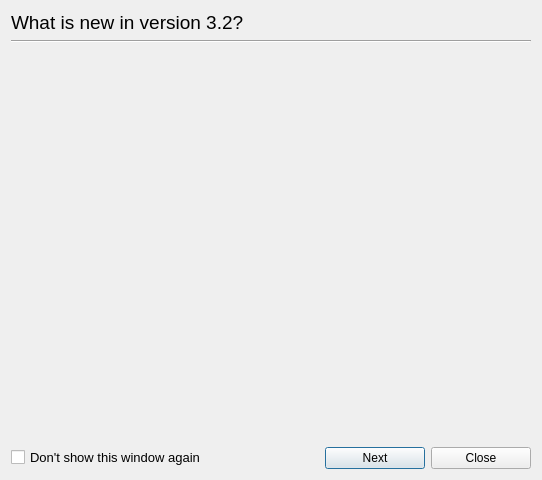
<?xml version="1.0" encoding="UTF-8"?>
<ui version="4.0">
 <class>WhatIsNewWindow</class>
 <widget class="QDialog" name="WhatIsNewWindow">
  <property name="geometry">
   <rect>
    <x>0</x>
    <y>0</y>
    <width>542</width>
    <height>480</height>
   </rect>
  </property>
  <property name="sizePolicy">
   <sizepolicy hsizetype="Preferred" vsizetype="Preferred">
    <horstretch>0</horstretch>
    <verstretch>0</verstretch>
   </sizepolicy>
  </property>
  <property name="maximumSize">
   <size>
    <width>542</width>
    <height>480</height>
   </size>
  </property>
  <property name="windowTitle">
   <string>New Features!</string>
  </property>
  <property name="windowIcon">
   <iconset resource="../resources.qrc">
    <normaloff>:/icons/gm-companion/icon256.png</normaloff>:/icons/gm-companion/icon256.png</iconset>
  </property>
  <layout class="QVBoxLayout" name="verticalLayout">
   <item>
    <widget class="QLabel" name="label">
     <property name="font">
      <font>
       <pointsize>14</pointsize>
      </font>
     </property>
     <property name="text">
      <string>What is new in version 3.2?</string>
     </property>
    </widget>
   </item>
   <item>
    <widget class="Line" name="line">
     <property name="orientation">
      <enum>Qt::Horizontal</enum>
     </property>
    </widget>
   </item>
   <item>
    <widget class="QStackedWidget" name="stackedWidget">
     <property name="currentIndex">
      <number>0</number>
     </property>
     <widget class="QWidget" name="page">
      <layout class="QVBoxLayout" name="verticalLayout_2"/>
     </widget>
    </widget>
   </item>
   <item>
    <spacer name="verticalSpacer">
     <property name="orientation">
      <enum>Qt::Vertical</enum>
     </property>
     <property name="sizeHint" stdset="0">
      <size>
       <width>20</width>
       <height>40</height>
      </size>
     </property>
    </spacer>
   </item>
   <item>
    <layout class="QHBoxLayout" name="horizontalLayout">
     <item>
      <widget class="QCheckBox" name="dontshowAgainCheckBox">
       <property name="font">
        <font>
         <pointsize>10</pointsize>
        </font>
       </property>
       <property name="text">
        <string>Don't show this window again</string>
       </property>
      </widget>
     </item>
     <item>
      <spacer name="horizontalSpacer">
       <property name="orientation">
        <enum>Qt::Horizontal</enum>
       </property>
       <property name="sizeHint" stdset="0">
        <size>
         <width>40</width>
         <height>10</height>
        </size>
       </property>
      </spacer>
     </item>
     <item>
      <widget class="QPushButton" name="nextButton">
       <property name="minimumSize">
        <size>
         <width>100</width>
         <height>0</height>
        </size>
       </property>
       <property name="text">
        <string>Next</string>
       </property>
      </widget>
     </item>
     <item>
      <widget class="QPushButton" name="closeButton">
       <property name="minimumSize">
        <size>
         <width>100</width>
         <height>0</height>
        </size>
       </property>
       <property name="text">
        <string>Close</string>
       </property>
      </widget>
     </item>
    </layout>
   </item>
  </layout>
 </widget>
 <resources>
  <include location="../resources.qrc"/>
 </resources>
 <connections/>
</ui>
